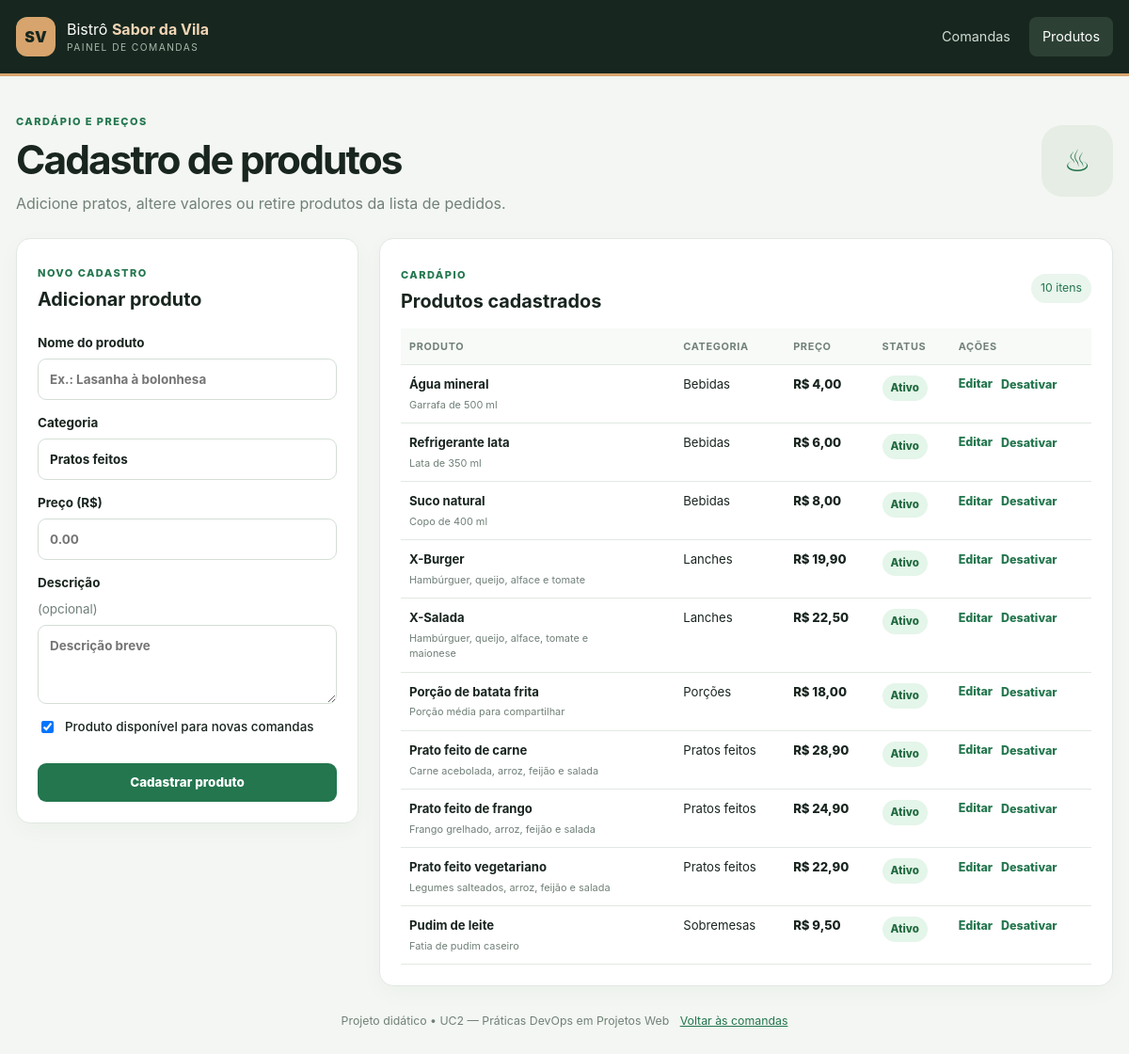
/produtos.php, run on the app's committed database.
### tables this page shows
CREATE TABLE IF NOT EXISTS produtos (
 id INT UNSIGNED NOT NULL AUTO_INCREMENT,
 nome VARCHAR(120) NOT NULL,
 descricao VARCHAR(255) DEFAULT NULL,
 categoria VARCHAR(60) NOT NULL DEFAULT 'Outros',
 preco DECIMAL(10,2) NOT NULL DEFAULT 0.00,
 ativo TINYINT(1) NOT NULL DEFAULT 1,
 criado_em TIMESTAMP NOT NULL DEFAULT CURRENT_TIMESTAMP,
 atualizado_em TIMESTAMP NOT NULL DEFAULT CURRENT_TIMESTAMP ON UPDATE CURRENT_TIMESTAMP,
 PRIMARY KEY (id), INDEX idx_produtos_ativo_categoria (ativo,categoria)
);

### produtos.php (the view, shortened to what this page needs)
<?php
require_once __DIR__.'/config/database.php';
function e($v): string { return htmlspecialchars((string)($v ?? ''),ENT_QUOTES|ENT_SUBSTITUTE,'UTF-8'); }
function brl($v): string { return 'R$ '.number_format((float)$v,2,',','.'); }
$erro='';$sucesso='';$editando=null;
$produtos=$pdo->query('SELECT * FROM produtos ORDER BY categoria,nome')->fetchAll();
?>
<!doctype html><html lang="pt-BR"><head><meta charset="utf-8"><meta name="viewport" content="width=device-width,initial-scale=1"><title>Produtos | Bistrô Sabor da Vila</title><link rel="stylesheet" href="assets/style.css"></head><body><header class="topbar"><div class="wrap topbar-inner"><a class="brand" href="index.php"><span class="brand-icon">SV</span><span>Bistrô <b>Sabor da Vila</b><small>PAINEL DE COMANDAS</small></span></a><nav><a href="index.php">Comandas</a><a class="nav-active" href="produtos.php">Produtos</a></nav></div></header>
<main class="wrap"><section class="hero"><div><span class="eyebrow">CARDÁPIO E PREÇOS</span><h1>Cadastro de produtos</h1><p>Adicione pratos, altere valores ou retire produtos da lista de pedidos.</p></div><div class="hero-mark">♨</div></section>
<section class="product-admin-grid"><div class="panel"><div class="panel-heading"><div><span class="step"><?=$editando?'EDITAR PRODUTO':'NOVO CADASTRO'?></span><h2><?=$editando?'Editar produto':'Adicionar produto'?></h2></div></div>
<form method="post" class="admin-form"><input type="hidden" name="acao" value="salvar"><input type="hidden" name="id" value="<?=(int)($editando['id']??0)?>">
<label>Nome do produto<input name="nome" required maxlength="120" value="<?=e($editando['nome']??'')?>" placeholder="Ex.: Lasanha à bolonhesa"></label>
<label>Categoria<input name="categoria" required maxlength="60" value="<?=e($editando['categoria']??'Pratos feitos')?>" placeholder="Ex.: Pratos feitos"></label>
<label>Preço (R$)<input name="preco" type="number" required min="0" max="99999999" step="0.01" value="<?=e($editando['preco']??'')?>" placeholder="0.00"></label>
<label>Descrição <span class="muted">(opcional)</span><textarea name="descricao" rows="3" maxlength="255" placeholder="Descrição breve"><?=e($editando['descricao']??'')?></textarea></label>
<label class="check-line"><input type="checkbox" name="ativo" value="1" <?=!isset($editando['ativo'])||(int)$editando['ativo']===1?'checked':''?>> Produto disponível para novas comandas</label>
<button class="button primary full" type="submit"><?=$editando?'Salvar alterações':'Cadastrar produto'?></button><?php if($editando):?><a class="cancel-link" href="produtos.php">Cancelar edição</a><?php endif;?></form></div>
<div class="panel inventory"><div class="section-heading"><div><span class="step">CARDÁPIO</span><h2>Produtos cadastrados</h2></div><span class="count"><?=count($produtos)?> itens</span></div>
<?php if(!$produtos):?><div class="empty">Nenhum produto cadastrado.</div><?php else:?><div class="table-wrap"><table><thead><tr><th>Produto</th><th>Categoria</th><th>Preço</th><th>Status</th><th>Ações</th></tr></thead><tbody><?php foreach($produtos as $p):?><tr><td><strong><?=e($p['nome'])?></strong><?php if($p['descricao']):?><small class="desc-cell"><?=e($p['descricao'])?></small><?php endif;?></td><td><?=e($p['categoria'])?></td><td class="price-cell"><?=brl($p['preco'])?></td><td><span class="status <?=$p['ativo']?'status-done':'status-off'?>"><?=$p['ativo']?'Ativo':'Inativo'?></span></td><td><div class="table-actions"><a class="small-link" href="produtos.php?editar=<?=(int)$p['id']?>">Editar</a><form method="post" onsubmit="return confirm('Alterar disponibilidade deste produto?')"><input type="hidden" name="acao" value="alternar"><input type="hidden" name="id" value="<?=(int)$p['id']?>"><button class="text-button" type="submit"><?=$p['ativo']?'Desativar':'Ativar'?></button></form></div></td></tr><?php endforeach;?></tbody></table></div><?php endif;?></div></section>
<footer>Projeto didático • UC2 — Práticas DevOps em Projetos Web <span><a href="index.php">Voltar às comandas</a></span></footer></main></body></html>

### assets/style.css (style rules this page uses)
:root { --ink:#19251f;--muted:#718078;--line:#e1e8e2;--paper:#fff;--bg:#f3f6f2;--green:#23764e;--green-dark:#185a3a;--mint:#e9f5ed }
* { box-sizing:border-box }
body { margin:0;background:var(--bg);color:var(--ink);font-family:Inter,system-ui,-apple-system,"Segoe UI",sans-serif;line-height:1.5 }
.wrap { width:min(1200px,calc(100% - 34px));margin:0 auto }
.topbar { background:#17271f;color:#fff;border-bottom:3px solid #d7a46d }
.topbar-inner { min-height:78px;display:flex;align-items:center;justify-content:space-between;gap:20px }
.brand { display:flex;align-items:center;gap:12px;color:#fff;text-decoration:none }
.brand b { color:#f2d5b4 }
.brand small { display:block;color:#aab9ae;font-size:.64rem;letter-spacing:.14em }
.brand-icon { display:grid;place-items:center;width:42px;height:42px;background:#d7a46d;color:#17271f;border-radius:12px;font-weight:900 }
.topbar nav { display:flex;gap:6px }
.topbar nav a { padding:10px 14px;color:#d0dbd3;text-decoration:none;border-radius:8px;font-size:.9rem }
.topbar nav a:hover,.topbar nav .nav-active { background:#2c4134;color:#fff }
.hero { padding:34px 0 25px;display:flex;align-items:center;justify-content:space-between;gap:20px }
.eyebrow,.step { font-size:.69rem;letter-spacing:.13em;font-weight:850;color:var(--green) }
h1 { font-size:clamp(1.9rem,4vw,2.65rem);letter-spacing:-.045em;line-height:1.15;margin:7px 0 9px }
.hero p { margin:0;color:var(--muted) }
.hero-mark { width:76px;height:76px;border-radius:22px;display:grid;place-items:center;background:#e6ede4;color:var(--green);font-size:2rem }
.panel,.order-card { background:var(--paper);border:1px solid var(--line);border-radius:15px;box-shadow:0 7px 24px #1b302208 }
.panel { padding:22px }
.panel-heading,.section-heading { display:flex;align-items:center;justify-content:space-between;gap:12px;margin-bottom:20px }
.panel h2,.section-heading h2 { margin:4px 0 0;font-size:1.24rem }
.pill,.count { font-size:.77rem;color:var(--green);background:var(--mint);border-radius:999px;padding:6px 10px;white-space:nowrap }
.field-label,.admin-form label { display:flex;flex-direction:column;gap:7px;font-size:.84rem;font-weight:700;margin:17px 0 7px }
textarea,.admin-form input:not([type=checkbox]):not([type=hidden]) { width:100%;border:1px solid #d4ded5;border-radius:9px;padding:11px 12px;background:white;color:var(--ink);font:inherit }
.button { display:inline-flex;align-items:center;justify-content:center;border:0;border-radius:9px;padding:10px 13px;font:inherit;font-size:.84rem;font-weight:800;text-decoration:none;cursor:pointer }
.primary { background:var(--green);color:#fff }
.full { width:100%;margin-top:15px }
.section-heading { margin:2px 0 13px }
.status { display:inline-flex;border-radius:999px;padding:5px 9px;font-size:.72rem;font-weight:800;white-space:nowrap }
.status-done { background:#e4f5e9;color:#216a40 }
.product-admin-grid { display:grid;grid-template-columns:minmax(260px,.7fr) minmax(0,1.5fr);gap:22px;align-items:start }
.admin-form label { margin:14px 0 }
.admin-form input[type=number] { width:100%;padding:11px 12px;border:1px solid #d4ded5;border-radius:9px;font:inherit }
.admin-form .check-line { display:flex;flex-direction:row;align-items:center;gap:9px;font-weight:500 }
.check-line input { width:auto }
.muted { color:var(--muted);font-weight:400 }
.table-wrap { overflow-x:auto }
table { width:100%;border-collapse:collapse;font-size:.82rem }
th,td { text-align:left;padding:11px 9px;border-bottom:1px solid var(--line);vertical-align:top }
th { background:#f7faf7;color:var(--muted);font-size:.68rem;text-transform:uppercase;letter-spacing:.06em }
td strong { display:block;min-width:115px }
.desc-cell { display:block;max-width:220px;color:var(--muted);margin-top:3px }
.price-cell { white-space:nowrap;font-weight:800 }
.table-actions { display:flex;gap:9px;align-items:center;white-space:nowrap }
.small-link,.text-button { font:inherit;font-size:.78rem;color:var(--green);font-weight:800;text-decoration:none }
.text-button { border:0;background:none;padding:0;cursor:pointer }
footer { padding:28px 0 35px;text-align:center;font-size:.77rem;color:var(--muted) }
footer span { margin-left:8px }
footer a { color:var(--green) }

### data on the page
produtos: nome "Água mineral", descricao "Garrafa de 500 ml", categoria "Bebidas", preco "R$ 4,00", ativo "Ativo"
produtos: nome "Refrigerante lata", descricao "Lata de 350 ml", categoria "Bebidas", preco "R$ 6,00", ativo "Ativo"
produtos: nome "Suco natural", descricao "Copo de 400 ml", categoria "Bebidas", preco "R$ 8,00", ativo "Ativo"
produtos: nome "X-Burger", descricao "Hambúrguer, queijo, alface e tomate", categoria "Lanches", preco "R$ 19,90", ativo "Ativo"
produtos: nome "X-Salada", descricao "Hambúrguer, queijo, alface, tomate e maionese", categoria "Lanches", preco "R$ 22,50", ativo "Ativo"
produtos: nome "Porção de batata frita", descricao "Porção média para compartilhar", categoria "Porções", preco "R$ 18,00", ativo "Ativo"
produtos: nome "Prato feito de carne", descricao "Carne acebolada, arroz, feijão e salada", categoria "Pratos feitos", preco "R$ 28,90", ativo "Ativo"
produtos: nome "Prato feito de frango", descricao "Frango grelhado, arroz, feijão e salada", categoria "Pratos feitos", preco "R$ 24,90", ativo "Ativo"
produtos: nome "Prato feito vegetariano", descricao "Legumes salteados, arroz, feijão e salada", categoria "Pratos feitos", preco "R$ 22,90", ativo "Ativo"
produtos: nome "Pudim de leite", descricao "Fatia de pudim caseiro", categoria "Sobremesas", preco "R$ 9,50", ativo "Ativo"

### other printed values
count($produtos) "10"
